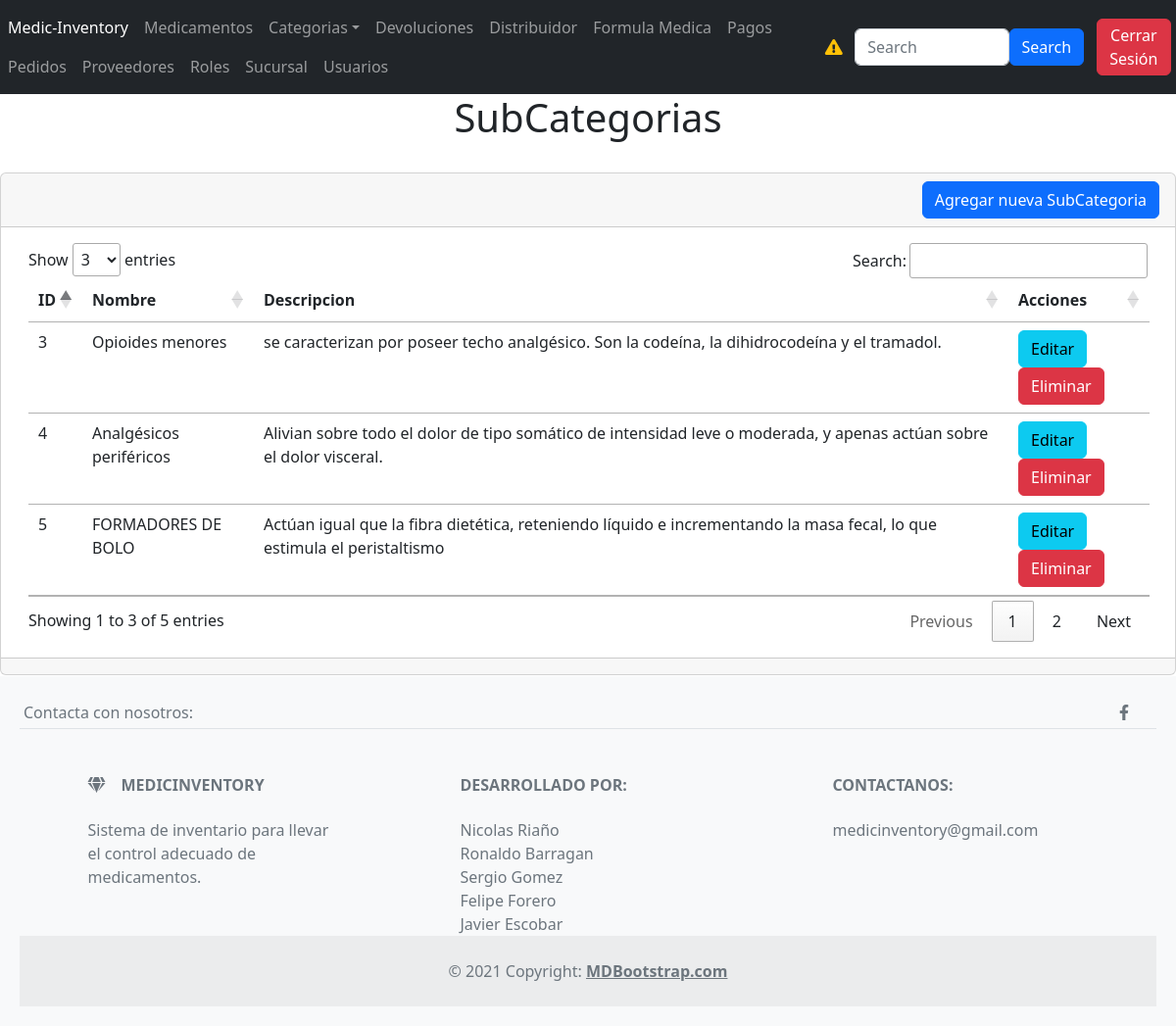
The app's page /Secciones/subCategorias/index.php (signed in) with its own data.
### tables this page shows
CREATE TABLE `subcategoria` (
  `idSUBCATEGORIA` int(11) NOT NULL,
  `descripcionSubcat` varchar(255) NOT NULL,
  `nombreSubcat` varchar(255) NOT NULL,
  `CATEGORIA_idCATEGORIA` int(11) NOT NULL
);

### Plantillas/funciones.php (called while the page is built, shortened)
<?php
function obtenerRolUsuario($conexion)
{
    $idPersona = $_SESSION['idPersona'];
    $sentencia = $conexion->prepare("SELECT nombreRol FROM persona INNER JOIN rol ON persona.ROL_idRol = rol.idRol WHERE idPersona = :idPersona");
    $sentencia->bindParam(":idPersona", $idPersona);
    $sentencia->execute();
    $resultado = $sentencia->fetch(PDO::FETCH_ASSOC);
    return isset($resultado['nombreRol']) ? $resultado['nombreRol'] : 'Administrador';
}
?>

### Secciones/subCategorias/index.php (the view, shortened to what this page needs)
<?php
include("../../database.php");
$sentencia = $conexion->prepare("SELECT * FROM `subcategoria`");
$sentencia->execute();
$lista_SUBCATEGORIAS = $sentencia->fetchall(PDO::FETCH_ASSOC);
?>
<?php include("../../Plantillas/header.php"); ?>
<h1 class="text-center text-info text-dark">SubCategorias</h1>
<div class="card">
    <?php
    if ($rolUsuario === 'Administrador' || $rolUsuario === 'Asistente') {
        ?>
        <div class="card-header" style="text-align: right">
            <a name="" id="" class="btn btn-primary" href="crear.php" role="button">Agregar nueva SubCategoria</a>
        </div>
        <?php
    }
    ?>
    <div class="card-body">
        <div class="table-responsive-sm container-sm" style="max-width: 100%; overflow-x: auto;">
            <table class="table " id="tabla_id">
                <thead>
                    <tr>
                        <th scope="col">ID</th>
                        <th scope="col">Nombre</th>
                        <th scope="col">Descripcion</th>
                        <th scope="col">Acciones</th>
                    </tr>
                </thead>
                <tbody>
                    <?php
                    foreach ($lista_SUBCATEGORIAS as $registro) { ?>
                        <tr class="">
                            <td scope="row">
                                <?php echo $registro['idSUBCATEGORIA'] ?>
                            </td>
                            <td scope="row">
                                <?php echo $registro['nombreSubcat'] ?>
                            </td>
                            <td scope="row">
                                <?php echo $registro['descripcionSubcat'] ?>
                            </td>
                            <td>
                            <?php
                                if ($rolUsuario == 'Administrador') {
                                    ?>
                                    <a name="" id="" class="btn btn-info"
                                        href="editar.php?txtID=<?php echo $registro['idSUBCATEGORIA'] ?>" role="button">Editar</a>
                                    <a name="" id="" class="btn btn-danger"
                                        href="javascript:borrar(<?php echo $registro['idSUBCATEGORIA']; ?>);"
                                        role="button">Eliminar</a>
                                    <?php
                                } elseif ($rolUsuario == 'Asistente') {
                                    ?>
                                    <a name="" id="" class="btn btn-info"
                                        href="editar.php?txtID=<?php echo $registro['idSUBCATEGORIA'] ?>" role="button">Editar</a>
                                    <?php
                                } elseif ($rolUsuario == 'Lector') {
                                }
                                ?>
                                </td>
                        </tr>
                    <?php } ?>
                </tbody>
            </table>
        </div>
    </div>
    <div class="card-footer text-muted"></div>
</div>
<?php include("../../Plantillas/footer.php"); ?>

### Plantillas/header.php (style rules this page uses)
body { display: flex; flex-direction: column; min-height: 100vh; margin: 0; }

### Plantillas/footer.php (style rules this page uses)
body { display: flex; flex-direction: column; min-height: 100vh; margin: 0; }

### records on screen
subcategoria: idSUBCATEGORIA "3", nombreSubcat "Opioides menores", descripcionSubcat "se caracterizan por poseer techo analgésico. Son la codeína, la dihidrocodeína y el tramadol."
subcategoria: idSUBCATEGORIA "4", nombreSubcat "Analgésicos periféricos", descripcionSubcat "Alivian sobre todo el dolor de tipo somático de intensidad leve o moderada, y apenas actúan sobre el dolor visceral."
subcategoria: idSUBCATEGORIA "5", nombreSubcat "FORMADORES DE BOLO", descripcionSubcat "Actúan igual que la fibra dietética, reteniendo líquido e incrementando la masa fecal, lo que estimula el peristaltismo"
